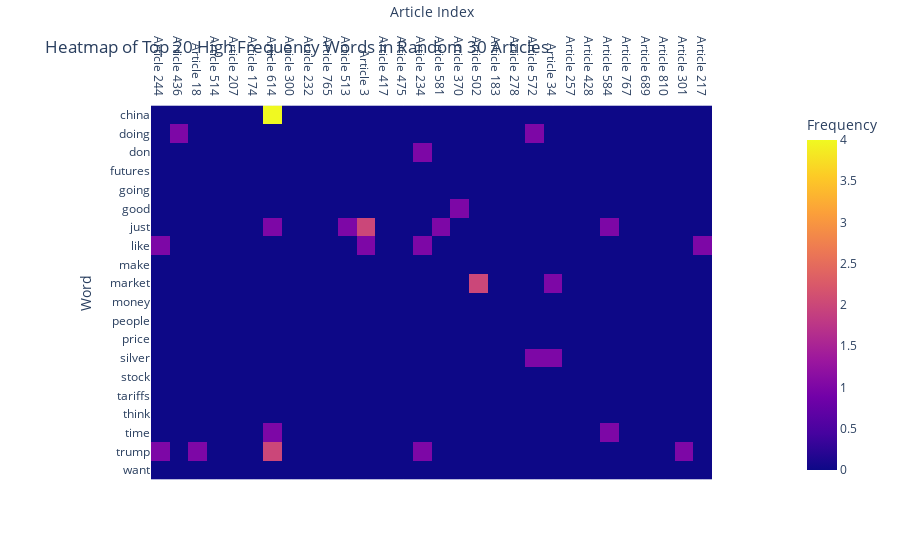

Notebook code for this chart:
### Markdown cell above
### Heatmap of Word Frequency in Text

### Code cell
# Heat map of random 30 articles and their top 20 high frequency words
import plotly.express as px
import random
random_indices = random.sample(range(X_vectorized_df.shape[0]), 30)
fig = px.imshow(X_vectorized_df.iloc[random_indices].T, 
                labels=dict(x="Article Index", y="Word", color="Frequency"),
                x=[f"Article {idx}" for idx in random_indices],
                y=X_vectorized_df.columns,
                title="Heatmap of Top 20 High Frequency Words in Random 30 Articles")
fig.update_xaxes(side="top")
fig.show()

### Figure 1 — Plotly figure (JSON) as saved in the notebook; plotly's stock layout.template omitted (floating-point values rounded to 4 significant figures; data arrays with more than 128 entries replaced by an {"elided": "..."} marker saying what was removed)
{"data": [{"coloraxis": "coloraxis", "hovertemplate": "Article Index: %{x}<br>Word: %{y}<br>Frequency: %{z}<extra></extra>", "name": "0", "type": "heatmap", "x": ["Article 244", "Article 436", "Article 18", "Article 514", "Article 207", "Article 174", "Article 614", "Article 300", "Article 232", "Article 765", "Article 513", "Article 3", "Article 417", "Article 475", "Article 234", "Article 581", "Article 370", "Article 502", "Article 183", "Article 278", "Article 572", "Article 34", "Article 257", "Article 428", "Article 584", "Article 767", "Article 689", "Article 810", "Article 301", "Article 217"], "xaxis": "x", "y": ["china", "doing", "don", "futures", "going", "good", "just", "like", "make", "market", "money", "people", "price", "silver", "stock", "tariffs", "think", "time", "trump", "want"], "yaxis": "y", "z": {"elided": "20x30 int values"}}], "layout": {"coloraxis": {"colorbar": {"title": {"text": "Frequency"}}, "colorscale": [[0, "#0d0887"], [0.1111, "#46039f"], [0.2222, "#7201a8"], [0.3333, "#9c179e"], [0.4444, "#bd3786"], [0.5556, "#d8576b"], [0.6667, "#ed7953"], [0.7778, "#fb9f3a"], [0.8889, "#fdca26"], [1, "#f0f921"]]}, "title": {"text": "Heatmap of Top 20 High Frequency Words in Random 30 Articles"}, "xaxis": {"anchor": "y", "constrain": "domain", "domain": [0, 1], "scaleanchor": "y", "side": "top", "title": {"text": "Article Index"}}, "yaxis": {"anchor": "x", "autorange": "reversed", "constrain": "domain", "domain": [0, 1], "title": {"text": "Word"}}}}
